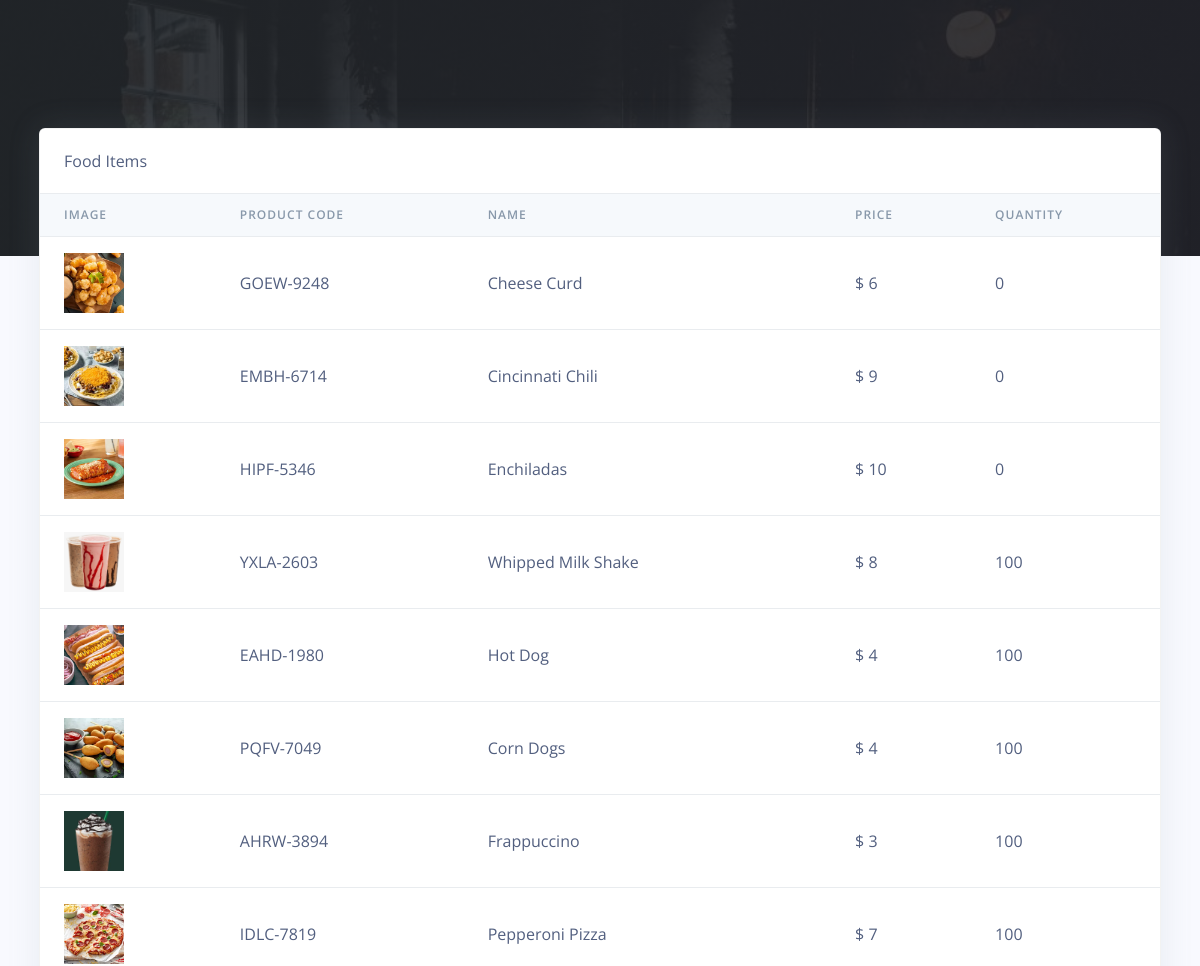
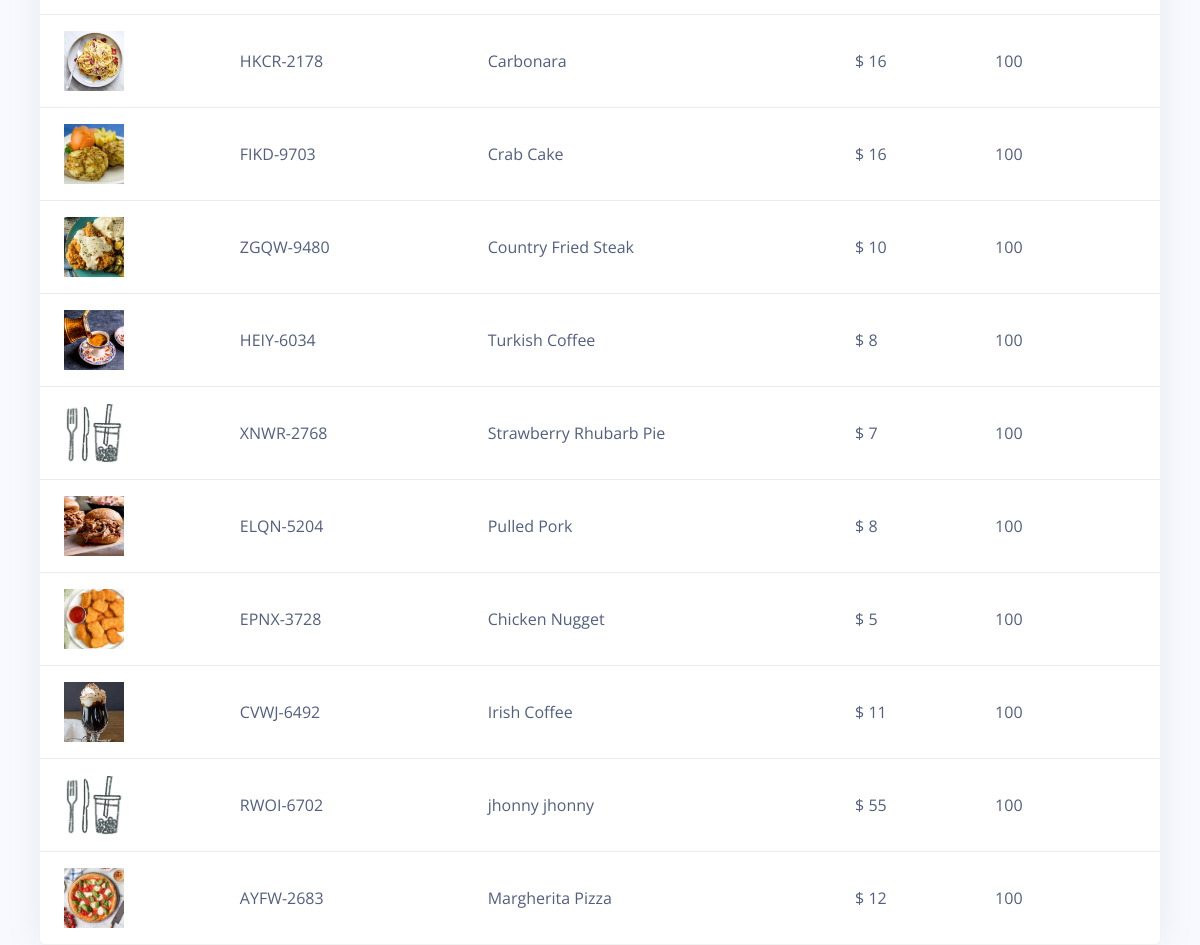
The app's page /Restro/cashier/products.php (signed in), older data (2 pictures, top to bottom).
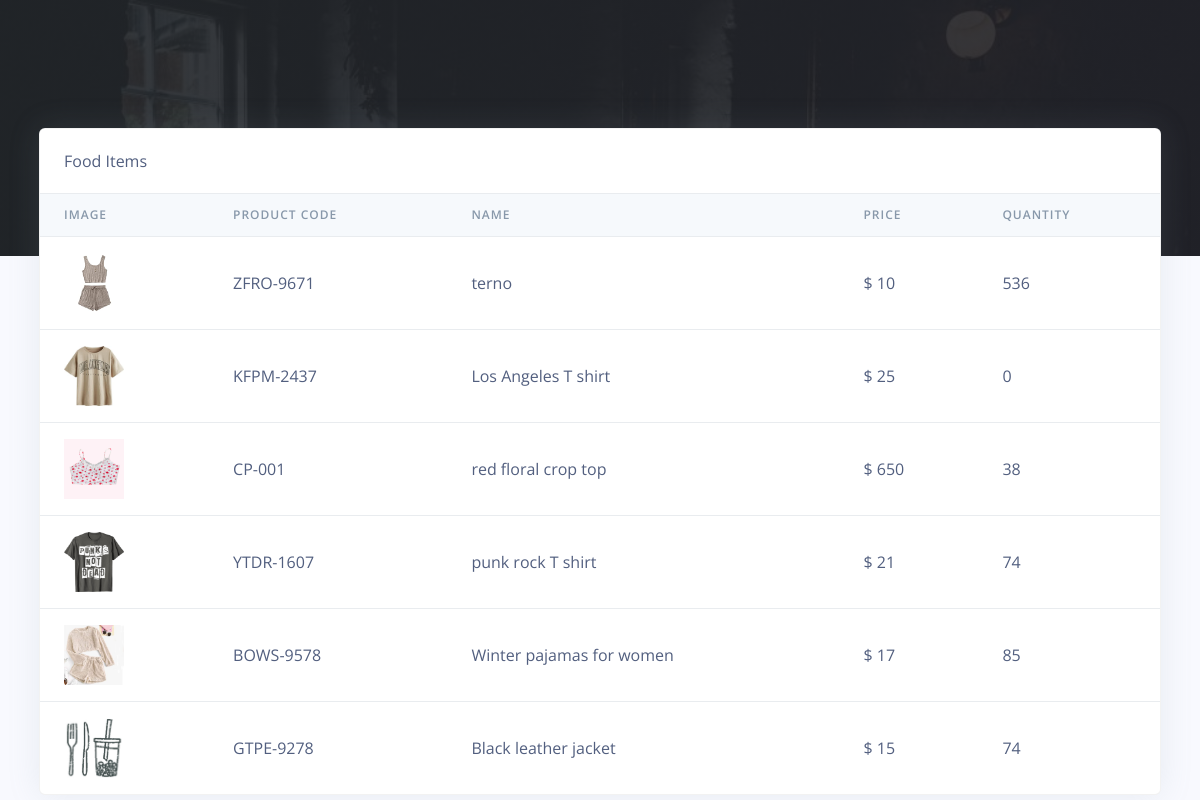
The same page, newer data.
### tables this page shows
CREATE TABLE `rpos_products` (
  `prod_id` varchar(200) NOT NULL,
  `prod_code` varchar(200) NOT NULL,
  `prod_name` varchar(200) NOT NULL,
  `prod_img` varchar(200) NOT NULL,
  `prod_desc` longtext NOT NULL,
  `prod_price` varchar(200) NOT NULL,
  `quantity` int(50) NOT NULL,
  `created_at` timestamp(6) NOT NULL DEFAULT current_timestamp(6) ON UPDATE current_timestamp(6)
);

### Restro/cashier/products.php (the view, shortened to what this page needs)
<?php
include('config/config.php');
require_once('partials/_head.php');
?>
<body>
    <div class="main-content">
        <div class="container-fluid mt--8">
            <div class="row">
                <div class="col">
                    <div class="card shadow">
                        <div class="card-header border-0">
                            Food Items
                        </div>
                        <div class="table-responsive">
                            <table class="table align-items-center table-flush">
                                <thead class="thead-light">
                                    <tr>
                                        <th scope="col">Image</th>
                                        <th scope="col">Product Code</th>
                                        <th scope="col">Name</th>
                                        <th scope="col">Price</th>
                                        <th scope="col">Quantity</th>
                                    </tr>
                                </thead>
                                <tbody>
                                    <?php
                                    $ret = "SELECT * FROM  rpos_products  ORDER BY `rpos_products`.`created_at` DESC ";
                                    $stmt = $mysqli->prepare($ret);
                                    $stmt->execute();
                                    $res = $stmt->get_result();
                                    while ($prod = $res->fetch_object()) {
                                    ?>
                                        <tr>
                                            <td>
                                                <?php
                                                if ($prod->prod_img) {
                                                    echo "<img src='../admin/assets/img/products/$prod->prod_img' height='60' width='60 class='img-thumbnail'>";
                                                } else {
                                                    echo "<img src='../admin/assets/img/products/default.jpg' height='60' width='60 class='img-thumbnail'>";
                                                }
                                                ?>
                                            </td>
                                            <td><?php echo $prod->prod_code; ?></td>
                                            <td><?php echo $prod->prod_name; ?></td>
                                            <td>$ <?php echo $prod->prod_price; ?></td>
                                            <td><?php echo $prod->quantity; ?></td>
                                        </tr>
                                    <?php } ?>
                                </tbody>
                            </table>
                        </div>
                    </div>
                </div>
            </div>
        </div>
    </div>
</body>
</html>

Row changes from the older to the newer data that the page shows:
removed rpos_products: prod_img (picture), prod_code "GOEW-9248", prod_name "Cheese Curd", prod_price "6", quantity "0"
removed rpos_products: prod_img (picture), prod_code "EMBH-6714", prod_name "Cincinnati Chili", prod_price "9", quantity "0"
removed rpos_products: prod_img (picture), prod_code "HIPF-5346", prod_name "Enchiladas", prod_price "10", quantity "0"
removed rpos_products: prod_img (picture), prod_code "YXLA-2603", prod_name "Whipped Milk Shake", prod_price "8", quantity "100"
removed rpos_products: prod_img (picture), prod_code "EAHD-1980", prod_name "Hot Dog", prod_price "4", quantity "100"
removed rpos_products: prod_img (picture), prod_code "PQFV-7049", prod_name "Corn Dogs", prod_price "4", quantity "100"
removed rpos_products: prod_img (picture), prod_code "AHRW-3894", prod_name "Frappuccino", prod_price "3", quantity "100"
removed rpos_products: prod_img (picture), prod_code "IDLC-7819", prod_name "Pepperoni Pizza", prod_price "7", quantity "100"
removed rpos_products: prod_img (picture), prod_code "HKCR-2178", prod_name "Carbonara", prod_price "16", quantity "100"
removed rpos_products: prod_img (picture), prod_code "FIKD-9703", prod_name "Crab Cake", prod_price "16", quantity "100"
removed rpos_products: prod_img (picture), prod_code "ZGQW-9480", prod_name "Country Fried Steak", prod_price "10", quantity "100"
removed rpos_products: prod_img (picture), prod_code "HEIY-6034", prod_name "Turkish Coffee", prod_price "8", quantity "100"
removed rpos_products: prod_code "XNWR-2768", prod_name "Strawberry Rhubarb Pie", prod_price "7", quantity "100"
removed rpos_products: prod_img (picture), prod_code "ELQN-5204", prod_name "Pulled Pork", prod_price "8", quantity "100"
removed rpos_products: prod_img (picture), prod_code "EPNX-3728", prod_name "Chicken Nugget", prod_price "5", quantity "100"
removed rpos_products: prod_img (picture), prod_code "CVWJ-6492", prod_name "Irish Coffee", prod_price "11", quantity "100"
removed rpos_products: prod_code "RWOI-6702", prod_name "jhonny jhonny", prod_price "55", quantity "100"
removed rpos_products: prod_img (picture), prod_code "AYFW-2683", prod_name "Margherita Pizza", prod_price "12", quantity "100"
added rpos_products: prod_img (picture), prod_code "ZFRO-9671", prod_name "terno", prod_price "10", quantity "536"
added rpos_products: prod_img (picture), prod_code "KFPM-2437", prod_name "Los Angeles T shirt", prod_price "25", quantity "0"
added rpos_products: prod_img (picture), prod_code "CP-001", prod_name "red floral crop top", prod_price "650", quantity "38"
added rpos_products: prod_img (picture), prod_code "YTDR-1607", prod_name "punk rock T shirt", prod_price "21", quantity "74"
added rpos_products: prod_img (picture), prod_code "BOWS-9578", prod_name "Winter pajamas for women", prod_price "17", quantity "85"
added rpos_products: prod_code "GTPE-9278", prod_name "Black leather jacket", prod_price "15", quantity "74"
